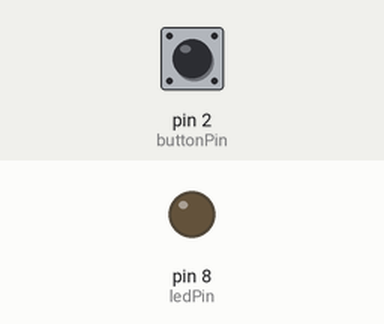
Simulated run of this sketch. Board: Arduino Uno, built with avr-gcc and run on an emulated ATmega328P. Shown: output pins drawn as LEDs (lit = HIGH). The test bench sets the inputs (shaded band); at power-on: pin 2 (buttonPin) HIGH.

Above: at 1.2 s.
1.3 s: pin 2 (buttonPin) pulled LOW for 0.15 s
At 2.5 s:
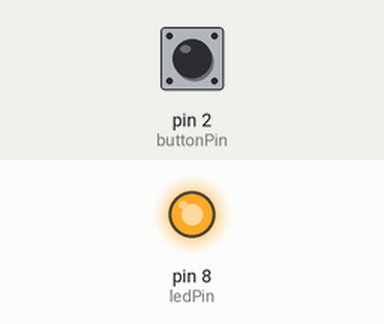
2.9 s: pin 2 (buttonPin) pulled LOW for 1 s
At 3.7 s:
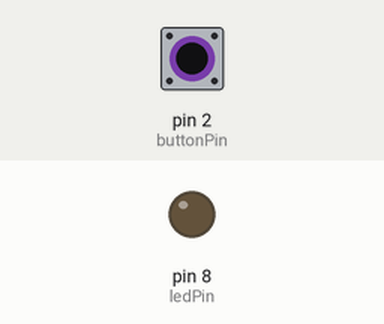
5.4 s: pin 2 (buttonPin) pulled LOW for 3.2 s
At 6.8 s:
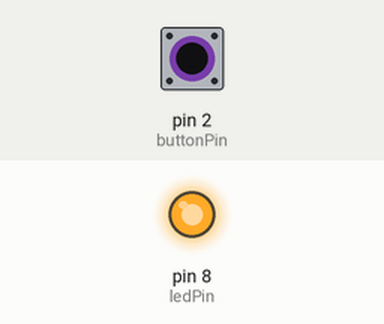
Timing chart, 0 to 8.4 s (numbered marks = the images above; inputs shaded):
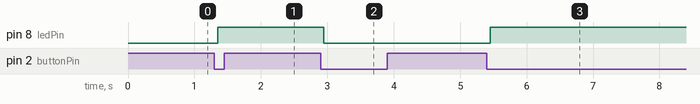

Measured:
- after the input at 1.3 s, pin 8 (ledPin): LOW → HIGH after 0.05 s
- after the input at 2.9 s, pin 8 (ledPin): HIGH → LOW after 0.05 s
- after the input at 5.4 s, pin 8 (ledPin): LOW → HIGH after 0.05 s

The sketch:

01-Button-Debounce.ino.ino
```cpp
const int ledPin = 8; // set pin mode 8
const int buttonPin = 2; //set button pin to 2

int lastButtonState = HIGH;
bool ledState = false;

unsigned long currentTime =0;
unsigned long previousTime = 0;
unsigned long waitTime = 50;

int lastReading = HIGH;
int stableButtonState= HIGH;


void setup() {
  pinMode(ledPin, OUTPUT); // sets the 8 pin to output
  pinMode(buttonPin, INPUT_PULLUP);  // sets pin 2 to a interal pullup
}

void loop() {
  currentTime = millis();
  int buttonState = digitalRead(buttonPin);


    if (buttonState != lastReading) { //checks to see if our button state is differnt from last reading
    previousTime = currentTime;
    lastReading = buttonState;
  }

 if(currentTime - previousTime >= waitTime){ // checks to see if alloted time has passed

    if( stableButtonState != lastReading){
      stableButtonState = lastReading;


       if (stableButtonState == LOW && lastButtonState == HIGH) { // checks to confirm button has been pressed and turns LED on or off
    ledState = !ledState;
    digitalWrite(ledPin, ledState);
}


  lastButtonState = stableButtonState;
    }


 }


}
```
